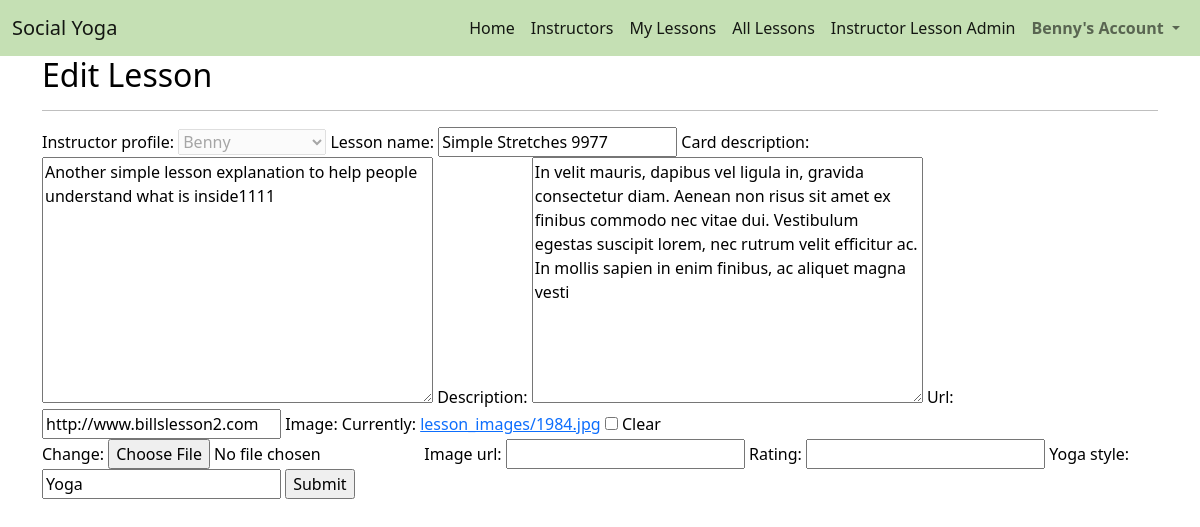
/lessons/edit_lesson/90B34D9B60264822A9186F042994E9C3 (signed in), run on an earlier commit of the app's database.
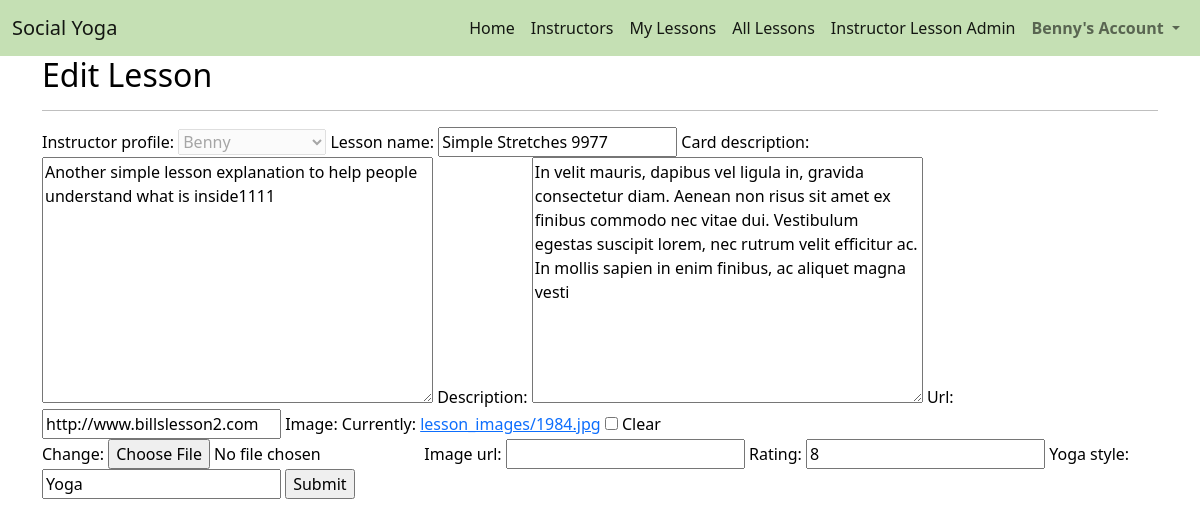
And on a later commit of the database.
### lessons/models.py (models this page shows, shortened)
class Lesson(models.Model):
    lesson_id = models.CharField(max_length=32, null=False, editable=False)
    instructor_profile = models.ForeignKey(UserProfile, on_delete=models.SET_NULL,
                                        null=True, blank=True, related_name='lessons')
    lesson_name = models.CharField(max_length=32, null=False, editable=True)
    card_description = models.TextField(max_length=512)
    description = models.TextField(max_length=254)
    url = models.URLField(max_length=1024, null=False, blank=False)
    image = models.ImageField(null=True, blank=True, upload_to='lesson_images/')
    image_url = models.URLField(max_length=1024, null=True, blank=True)
    rating = models.DecimalField(max_digits=5, decimal_places=0, null=True, blank=True)
    yoga_style = models.CharField(max_length=50, default='Yoga', null=False, blank=False)

### lessons/views.py (the view)
# urls.py: path('edit_lesson/<lesson_id>', views.edit_lesson, name='edit_lesson'),
def edit_lesson(request, lesson_id):
    profile = get_object_or_404(UserProfile, user=request.user)
    instructor_lesson = get_object_or_404(Lesson, lesson_id=lesson_id)
    if request.method == 'POST':
        form = LessonForm(request.POST, request.FILES, instance=instructor_lesson)
        if form.is_valid():
            form.save()
        return redirect('instructor_created_lessons')
    else:
        form = LessonForm(instance=instructor_lesson)
        if instructor_lesson.instructor_profile == profile:
            template = 'lessons/edit_lesson.html'
            context = {
                'profile': profile,
                'lesson': instructor_lesson,
                'form': form,
            }
            return render(request, template, context)
        else:
            return HttpResponse('<h1>You can only edit your own lessons, check your login details and try again<h1>', status=500)

### lessons/forms.py
class LessonForm(forms.ModelForm):
    class Meta:
        model = Lesson
        fields = '__all__'
    def __init__(self, *args, **kwargs):
        super(LessonForm, self).__init__(*args, **kwargs)
        self.fields['instructor_profile'].disabled = True

### profiles/models.py (called while the page is built)
    def __str__(self):
        return self.user.username

### lessons/templates/lessons/edit_lesson.html (shortened to what this page needs)
{% extends "base.html" %}
{% load static %}
{% block content %}
    <div class="container h-100">
        <div class="row">
            <div class="col-12">
                <h2>Edit Lesson</h2>
                <hr>
            </div>
        </div>
        <div class="row">
            <form method="POST" action="{% url 'edit_lesson' lesson.lesson_id %}" class="form" enctype="multipart/form-data">
                {{ form }}
                <input type="submit" value="Submit">
            </form>
        </div>
    </div>
{% endblock %}

What changed in the data, as far as the page shows it:
changed Lesson "Benny": rating (not shown) → "8"
